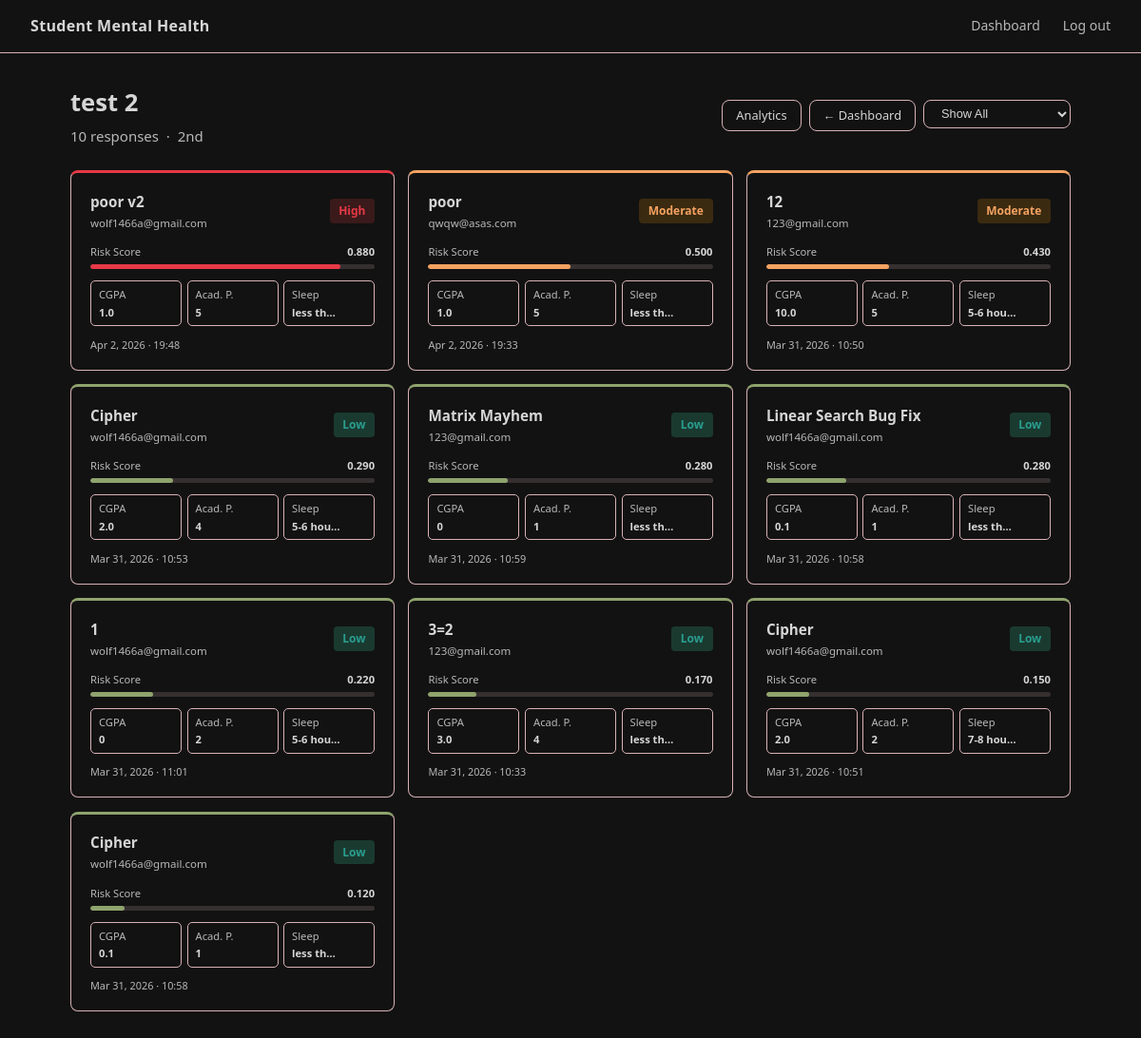
The page /admin-dashboard/Da7Qq/details/ (signed in) on the database as committed earlier.
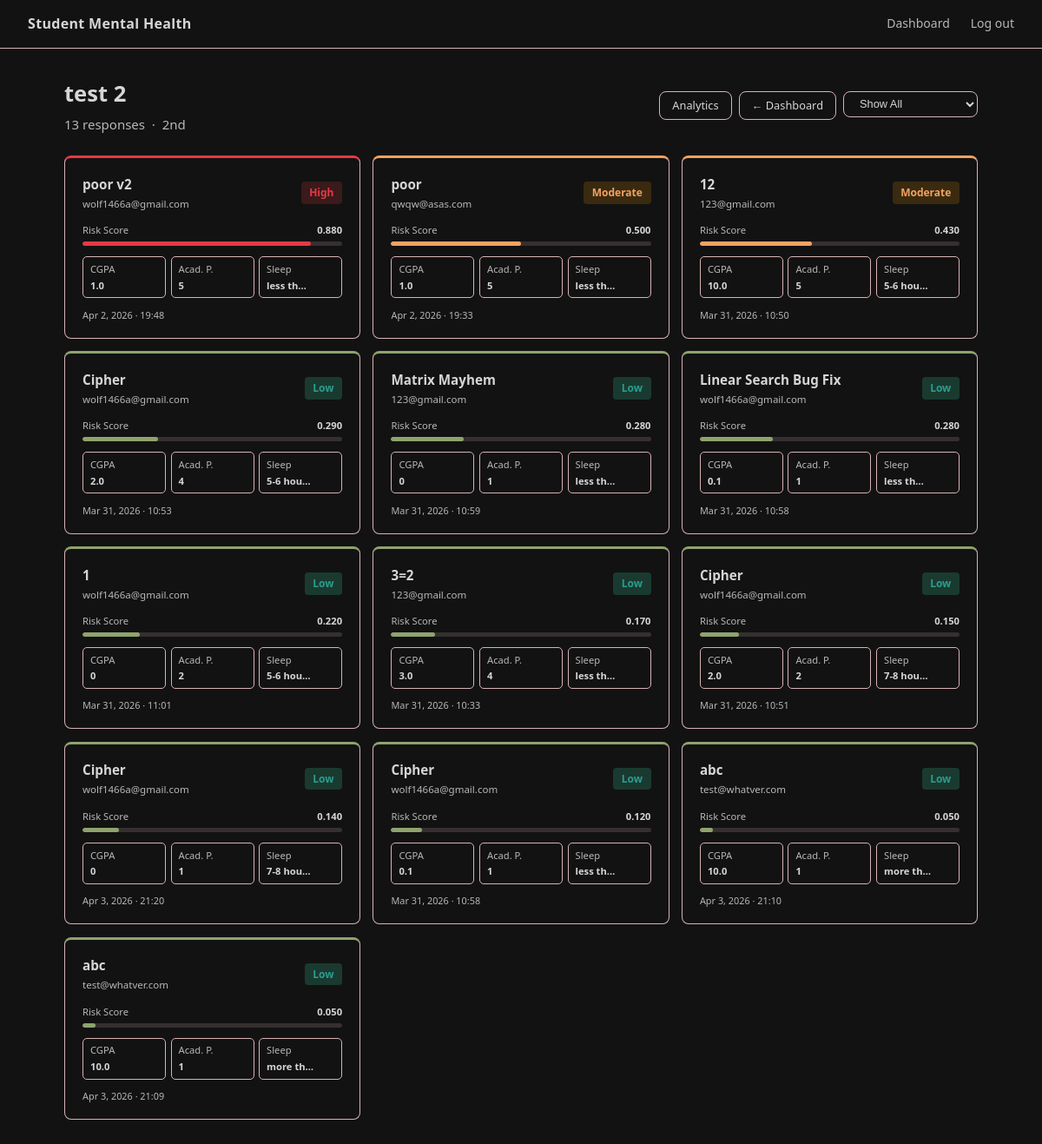
The same page on the database as committed later.
### core/models.py (models this page shows, shortened)
class Survey(models.Model):
    id          = models.CharField(max_length=5, primary_key=True)
    title       = models.CharField(max_length=200)
    description = models.TextField(blank=True)
    is_active   = models.BooleanField(default=True)
    created_at  = models.DateTimeField(auto_now_add=True)
    closed_at   = models.DateTimeField(null=True, blank=True)

class SurveyResponse(models.Model):
    SLEEP_CHOICES = [
        ("less than 5 hours", "Less than 5 hours"),
        ("5-6 hours",         "5-6 hours"),
        ("7-8 hours",         "7-8 hours"),
        ("more than 8 hours", "More than 8 hours"),
        ("others",            "Others"),
    ]
    DIETARY_CHOICES = [
        ("Healthy",   "Healthy"),
        ("Moderate",  "Moderate"),
        ("Unhealthy", "Unhealthy"),
        ("Others",    "Others"),
    ]
    survey  = models.ForeignKey(Survey, on_delete=models.CASCADE)
    student = models.ForeignKey(Student, on_delete=models.CASCADE)
    age                = models.FloatField()
    gender             = models.CharField(max_length=10)
    cgpa               = models.FloatField()
    academic_pressure  = models.IntegerField()
    work_pressure      = models.IntegerField(default=0)
    study_satisfaction = models.IntegerField()
    job_satisfaction   = models.IntegerField(default=0)
    work_study_hours   = models.FloatField()
    sleep_duration     = models.CharField(max_length=50, choices=SLEEP_CHOICES)
    dietary_habits     = models.CharField(max_length=50, choices=DIETARY_CHOICES)
    suicidal_thoughts  = models.CharField(max_length=10)
    family_history     = models.CharField(max_length=10)
    financial_stress   = models.CharField(max_length=10)
    created_at = models.DateTimeField(auto_now_add=True)

class Student(models.Model):
    name  = models.CharField(max_length=100)
    email = models.EmailField()

class PredictionResult(models.Model):
    RISK_CHOICES = [
        ("Low",      "Low"),
        ("Moderate", "Moderate"),
        ("High",     "High"),
    ]
    response   = models.OneToOneField(SurveyResponse, on_delete=models.CASCADE)
    risk_score = models.FloatField()
    prediction = models.IntegerField()
    risk_level = models.CharField(max_length=10, choices=RISK_CHOICES)
    created_at = models.DateTimeField(auto_now_add=True)

### core/views.py (the view)
# urls.py: path("admin-dashboard/<str:survey_id>/details/",           views.survey_details,  name="survey_details"),
@login_required
@user_passes_test(_is_admin)
def survey_details(request, survey_id):
    survey       = get_object_or_404(Survey, id=survey_id)
    filter_level = request.GET.get("filter")
    responses = (
        SurveyResponse.objects
        .filter(survey=survey)
        .select_related("student", "predictionresult")
        .annotate(
            risk_score=F("predictionresult__risk_score"),
            risk_level=F("predictionresult__risk_level"),
        )
    )
    if filter_level in ("High", "Moderate", "Low"):
        responses = responses.filter(risk_level=filter_level)
    responses = responses.order_by("-risk_score", "-created_at")
    return render(request, "survey_details.html", {
        "survey":    survey,
        "responses": responses,
    })

### core/views.py (called while the page is built)
def _is_admin(user) -> bool:
    return user.is_authenticated and user.is_staff

### core/templates/survey_details.html (shortened to what this page needs)
{% extends "base.html" %}
{% block content %}
<div class="container-wide">
  <div class="flex-between" style="margin-bottom:1.5rem;">
    <div>
      <h1 style="margin-bottom:.15rem;">{{ survey.title }}</h1>
      <p style="margin:0;">
        {{ responses|length }} response{{ responses|length|pluralize }}
        {% if survey.description %}&nbsp;·&nbsp; {{ survey.description }}{% endif %}
      </p>
    </div>
    <div style="display:flex;gap:.5rem;flex-wrap:wrap;">
      <a href="{% url 'survey_analytics' survey.id %}" class="btn btn-secondary btn-sm">Analytics</a>
      <a href="{% url 'admin_dashboard' %}" class="btn btn-secondary btn-sm">← Dashboard</a>
    <form method="get" style="display:inline;">
  <select name="filter" class="btn btn-secondary btn-sm" onchange="this.form.submit()">
    <option value="">Show All</option>
  </select>
</form>
    </div>
  </div>
  {% if not responses %}
  <div class="card" style="text-align:center;padding:3rem;">
    <p style="margin:0;">No responses submitted yet.</p>
  </div>
  {% else %}
  <div style="display:grid;grid-template-columns:repeat(auto-fill,minmax(280px,1fr));gap:.9rem;">
    {% for resp in responses %}
    {% with pred=resp.predictionresult %}
    <a href="{% url 'student_detail' resp.id %}" style="text-decoration:none;color:inherit;display:block;">
      <div style="
        background:var(--card); border:1px solid var(--border);
        border-radius:var(--radius); padding:1.1rem 1.25rem;
        border-top:3px solid
          {% if pred.risk_level == 'High' %}var(--negative)
          {% elif pred.risk_level == 'Moderate' %}var(--accent)
          {% else %}var(--positive){% endif %};
        transition:transform .15s, box-shadow .15s;
        cursor:pointer;
      "
      onmouseover="this.style.transform='translateY(-2px)';this.style.boxShadow='0 8px 24px rgba(0,0,0,.4)'"
      onmouseout="this.style.transform='';this.style.boxShadow=''">
        <div class="flex-between" style="margin-bottom:.75rem;">
          <div>
            <div style="font-weight:600;font-size:.95rem;">{{ resp.student.name }}</div>
            <div style="font-size:.72rem;color:var(--muted);margin-top:.1rem;">{{ resp.student.email }}</div>
          </div>
          {% if pred %}
          <span class="badge badge-{{ pred.risk_level|lower }}">{{ pred.risk_level }}</span>
          {% endif %}
        </div>
        {% if pred %}
        <div style="margin-bottom:.75rem;">
          <div style="display:flex;justify-content:space-between;font-size:.7rem;color:var(--muted);margin-bottom:.25rem;">
            <span>Risk Score</span>
            <span style="font-weight:600;color:var(--text);">{{ pred.risk_score|floatformat:3 }}</span>
          </div>
          <div style="height:5px;background:rgba(216,178,182,.18);border-radius:99px;overflow:hidden;">
            <div style="height:100%;border-radius:99px;width:{% widthratio pred.risk_score 1 100 %}%;background:
              {% if pred.risk_level == 'High' %}var(--negative)
              {% elif pred.risk_level == 'Moderate' %}var(--accent)
              {% else %}var(--positive){% endif %};"></div>
          </div>
        </div>
        {% endif %}
        <div style="display:grid;grid-template-columns:1fr 1fr 1fr;gap:.35rem;margin-bottom:.65rem;">
          <div style="background:var(--surface);border:1px solid var(--border);border-radius:5px;padding:.3rem .5rem;font-size:.7rem;">
            <div style="color:var(--muted);">CGPA</div>
            <div style="font-weight:600;margin-top:.05rem;">{{ resp.cgpa|default:"0" }}</div>
          </div>
          <div style="background:var(--surface);border:1px solid var(--border);border-radius:5px;padding:.3rem .5rem;font-size:.7rem;">
            <div style="color:var(--muted);">Acad. P.</div>
            <div style="font-weight:600;margin-top:.05rem;">{{ resp.academic_pressure|default:"0" }}</div>
          </div>
          <div style="background:var(--surface);border:1px solid var(--border);border-radius:5px;padding:.3rem .5rem;font-size:.7rem;overflow:hidden;">
            <div style="color:var(--muted);">Sleep</div>
            <div style="font-weight:600;margin-top:.05rem;white-space:nowrap;overflow:hidden;text-overflow:ellipsis;">
              {{ resp.sleep_duration|default:"—"|truncatechars:8 }}
            </div>
          </div>
        </div>
        <div style="font-size:.68rem;color:var(--muted);">
          {{ resp.created_at|date:"M j, Y · H:i" }}
        </div>
      </div>
    </a>
    {% endwith %}
    {% endfor %}
  </div>
  {% endif %}
</div>
{% endblock %}

### core/templates/base.html (shortened to what this page needs)
<!DOCTYPE html>
<html lang="en">
<head>
</head>
<body>
<nav class="navbar " >
        <a class="navbar-brand " href="/" >Student Mental Health</a>
        <div class="navbar-links">
            {% if user.is_authenticated %}
                {% if user.is_staff %}
                    <a href="{% url 'admin_dashboard' %}">Dashboard</a>
                {% else %}
                    <a href="{% url 'survey_list' %}">Surveys</a>
                {% endif %}
                <a href="{% url 'logout' %}">Log out</a>
            {% endif %}
    </div>
</nav>
<div>
    {% block content %}{% endblock %}
</div>
</body>
</html>

### core/templates/base.html (style rules this page uses)
*, *::before, *::after { box-sizing: border-box; margin: 0; padding: 0; }
:root { --bg: #121212; --surface: #121212; --card: #121212; --border: #D8B2B6; --accent: #f4a261; --accent2: #f4a261; --positive: #8FA36D; --neutral: #eee239; --negative: #e63946; --text: #d6d6d6; --muted: #b9b7b7; ; --radius: 8px; }
body { font-family: "Segoe UI", system-ui, sans-serif; background: var(--bg); color: var(--text); min-height: 100vh; font-size: 15px; line-height: 1.6; }
.navbar { background: var(--surface); border-bottom: 1px solid var(--border); padding: 0 2rem; display: flex; align-items: center; justify-content: space-between; height: 56px; }
.navbar-brand { font-size: 1rem; font-weight: 600; color: var(--text); text-decoration: none; letter-spacing: 0.02em; }
.navbar-links { display: flex; gap: 1.5rem; align-items: center; }
.navbar-links a { color: var(--muted); text-decoration: none; font-size: 0.875rem; transition: color 0.15s; }
.container-wide { max-width: 1100px; margin: 0 auto; padding: 2rem 1.5rem; }
h1 { font-size: 1.6rem; font-weight: 600; margin-bottom: 0.5rem; }
p { color: var(--muted); margin-bottom: 1rem; }
.btn { display: inline-block; padding: 0.6rem 1.5rem; border-radius: var(--radius); font-size: 0.9rem; font-weight: 500; cursor: pointer; border: none; text-decoration: none; transition: opacity 0.15s; }
.btn-secondary { background: var(--card); color: var(--text); border: 1px solid var(--border); }
.btn-sm { padding: 0.35rem 0.875rem; font-size: 0.8rem; }
.badge { display: inline-block; padding: 0.2rem 0.6rem; border-radius: 4px; font-size: 0.75rem; font-weight: 600; }
.badge-low { background: #1a3a30; color: #2a9d8f; }
.badge-moderate { background: #3a2a10; color: #f4a261; }
.badge-high { background: #3a1a1a; color: #e63946; }
.flex-between { display: flex; align-items: center; justify-content: space-between; }

Rows that differ between the two databases and show on the page:
added SurveyResponse: student.name "Cipher", student.email "wolf1466a@gmail.com", predictionresult.risk_level "Low", predictionresult.risk_score "0.140", cgpa "0", academic_pressure "1", sleep_duration "7-8 hou…", created_at "Apr 3, 2026 · 21:20"
added SurveyResponse: student.name "abc", student.email "test@whatver.com", predictionresult.risk_level "Low", predictionresult.risk_score "0.050", cgpa "10.0", academic_pressure "1", sleep_duration "more th…", created_at "Apr 3, 2026 · 21:10"
added SurveyResponse: student.name "abc", student.email "test@whatver.com", predictionresult.risk_level "Low", predictionresult.risk_score "0.050", cgpa "10.0", academic_pressure "1", sleep_duration "more th…", created_at "Apr 3, 2026 · 21:09"
Other text that changed with them:
{{ responses|length }}: "10" → "13"
